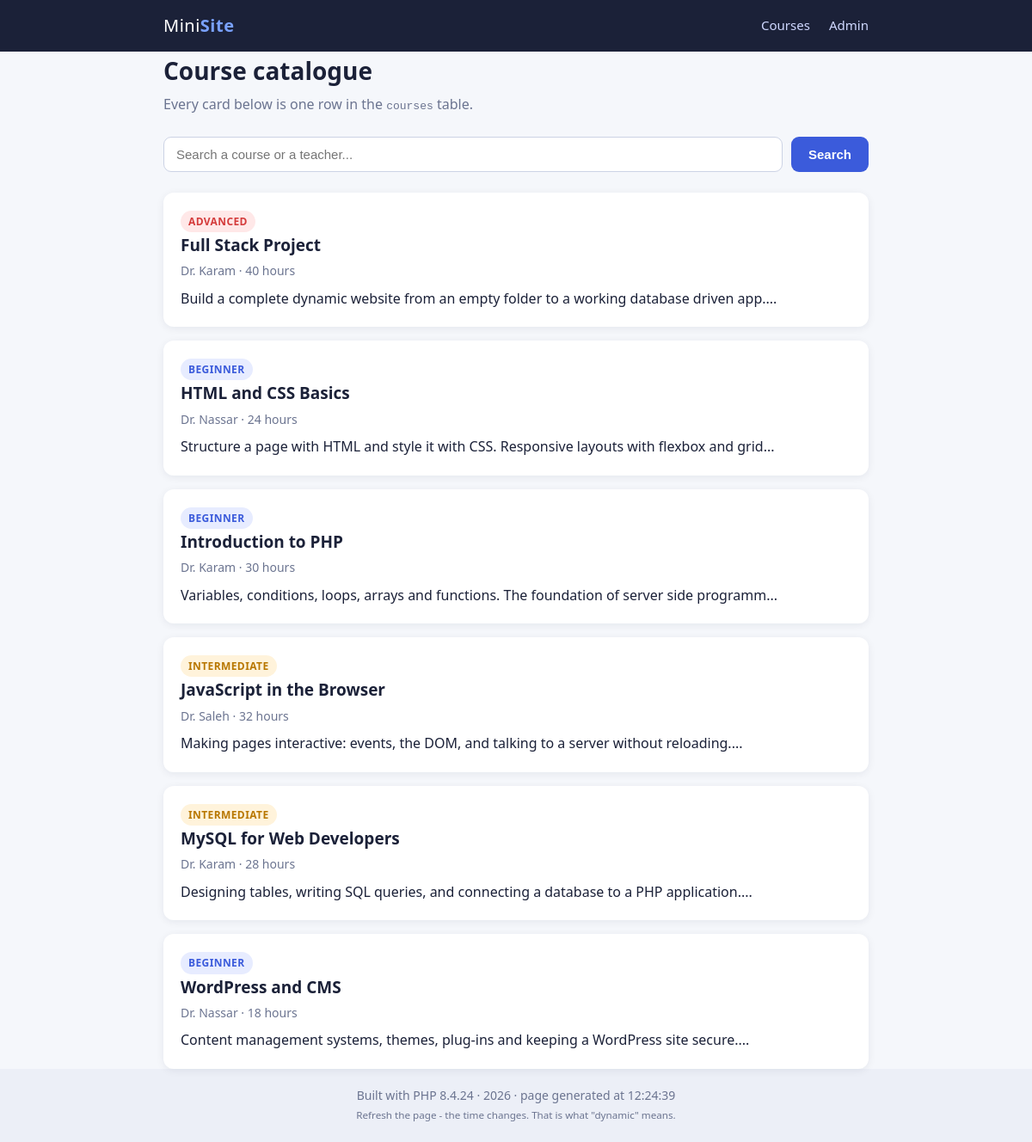
The page / on the database its author committed.
### tables this page shows
CREATE TABLE courses (
    id          INT AUTO_INCREMENT PRIMARY KEY,
    title       VARCHAR(120) NOT NULL,
    teacher     VARCHAR(80),
    level       VARCHAR(20),
    hours       INT,
    description TEXT,
    created     DATETIME DEFAULT CURRENT_TIMESTAMP
);

### index.php (the view, shortened to what this page needs)
<?php
require "includes/db.php";
$search = trim($_GET["search"] ?? "");
if ($search !== "") {
    $stmt = mysqli_prepare($conn,
        "SELECT * FROM courses WHERE title LIKE ? OR teacher LIKE ? ORDER BY title");
    $term = "%" . $search . "%";
    mysqli_stmt_bind_param($stmt, "ss", $term, $term);
} else {
    $stmt = mysqli_prepare($conn, "SELECT * FROM courses ORDER BY title");
}
mysqli_stmt_execute($stmt);
$result = mysqli_stmt_get_result($stmt);
$count  = mysqli_num_rows($result);
require "includes/header.php";
?>
<h1>Course catalogue</h1>
<p class="sub">Every card below is one row in the <code>courses</code> table.</p>
<form class="searchbar" method="get">
    <input type="text" name="search" placeholder="Search a course or a teacher..."
           value="<?= htmlspecialchars($search) ?>">
    <button type="submit">Search</button>
</form>
<?php if ($count === 0): ?>
    <div class="card empty">
        <p>No course matches that search.</p>
        <p><a href="index.php">Show everything</a></p>
    </div>
<?php else: ?>
    <div class="grid">
    <?php while ($course = mysqli_fetch_assoc($result)): ?>
        <article class="card">
            <span class="tag <?= htmlspecialchars($course["level"]) ?>">
                <?= htmlspecialchars($course["level"]) ?>
            </span>
            <h2><a href="detail.php?id=<?= $course["id"] ?>"><?= htmlspecialchars($course["title"]) ?></a></h2>
            <p class="meta"><?= htmlspecialchars($course["teacher"]) ?> &middot; <?= (int)$course["hours"] ?> hours</p>
            <p><?= htmlspecialchars(substr($course["description"], 0, 90)) ?>...</p>
        </article>
    <?php endwhile; ?>
    </div>
<?php endif; ?>
<?php
require "includes/footer.php";

### includes/header.php (shortened to what this page needs)
<!DOCTYPE html>
<html lang="en">
<head>
    <link rel="stylesheet" href="style.css">
</head>
<body>
<header class="topbar">
    <div class="wrap">
        <span class="logo">Mini<strong>Site</strong></span>
        <nav>
            <a href="index.php">Courses</a>
            <a href="admin.php">Admin</a>
        </nav>
    </div>
</header>
<main class="wrap">

### includes/footer.php
</main>
<footer class="foot">
    <div class="wrap">
        Built with PHP <?= PHP_VERSION ?> &middot; <?= date("Y") ?> &middot;
        page generated at <?= date("H:i:s") ?>
        <br><small>Refresh the page - the time changes. That is what "dynamic" means.</small>
    </div>
</footer>
</body>
</html>

### style.css (style rules this page uses)
* { box-sizing: border-box; margin: 0; padding: 0; }
body { font-family: system-ui, "Segoe UI", sans-serif; background: #f5f7fb; color: #1b2138; line-height: 1.6; }
.wrap { max-width: 860px; margin: 0 auto; padding: 0 20px; }
.topbar { background: #1b2138; color: #fff; padding: 14px 0; }
.topbar .wrap { display: flex; justify-content: space-between; align-items: center; }
.logo { font-size: 20px; letter-spacing: .5px; }
.logo strong { color: #7aa2ff; }
nav a { color: #cfd8ff; text-decoration: none; margin-left: 18px; font-size: 15px; }
main { padding: 32px 20px 60px; }
h1 { font-size: 28px; margin-bottom: 4px; }
.sub { color: #6b7490; margin-bottom: 24px; }
.searchbar { display: flex; gap: 10px; margin-bottom: 24px; }
.searchbar input { flex: 1; padding: 11px 14px; border: 1px solid #ccd3e5; border-radius: 9px; font-size: 15px; }
.searchbar button, .btn { padding: 11px 20px; border: 0; border-radius: 9px; background: #3b5bdb; color: #fff; font-weight: 600; cursor: pointer; text-decoration: none; display: inline-block; font-size: 15px; }
.grid { display: grid; gap: 16px; }
.card { background: #fff; border-radius: 12px; padding: 20px; box-shadow: 0 2px 10px rgba(20,30,60,.07); }
.card h2 { font-size: 19px; margin-bottom: 4px; }
.card h2 a { color: #1b2138; text-decoration: none; }
.meta { color: #6b7490; font-size: 14px; margin-bottom: 8px; }
.tag { display: inline-block; font-size: 12px; font-weight: 700; text-transform: uppercase; letter-spacing: .4px; padding: 3px 9px; border-radius: 20px; background: #e7ecff; color: #3b5bdb; }
.tag.advanced { background: #ffe8e8; color: #d43b3b; }
.tag.intermediate { background: #fff3db; color: #b87700; }
.foot { background: #eceff7; color: #6b7490; padding: 20px 0; font-size: 14px; text-align: center; }

### rows shown on the page
courses: level "ADVANCED", title "Full Stack Project", teacher "Dr. Karam", hours "40", description "Build a complete dynamic website from an empty folder to a working database driven app."
courses: level "BEGINNER", title "HTML and CSS Basics", teacher "Dr. Nassar", hours "24", description "Structure a page with HTML and style it with CSS. Responsive layouts with flexbox and grid"
courses: level "BEGINNER", title "Introduction to PHP", teacher "Dr. Karam", hours "30", description "Variables, conditions, loops, arrays and functions. The foundation of server side programm"
courses: level "INTERMEDIATE", title "JavaScript in the Browser", teacher "Dr. Saleh", hours "32", description "Making pages interactive: events, the DOM, and talking to a server without reloading."
courses: level "INTERMEDIATE", title "MySQL for Web Developers", teacher "Dr. Karam", hours "28", description "Designing tables, writing SQL queries, and connecting a database to a PHP application."
courses: level "BEGINNER", title "WordPress and CMS", teacher "Dr. Nassar", hours "18", description "Content management systems, themes, plug-ins and keeping a WordPress site secure."

### other values the page prints
PHP_VERSION "8.4.24"
